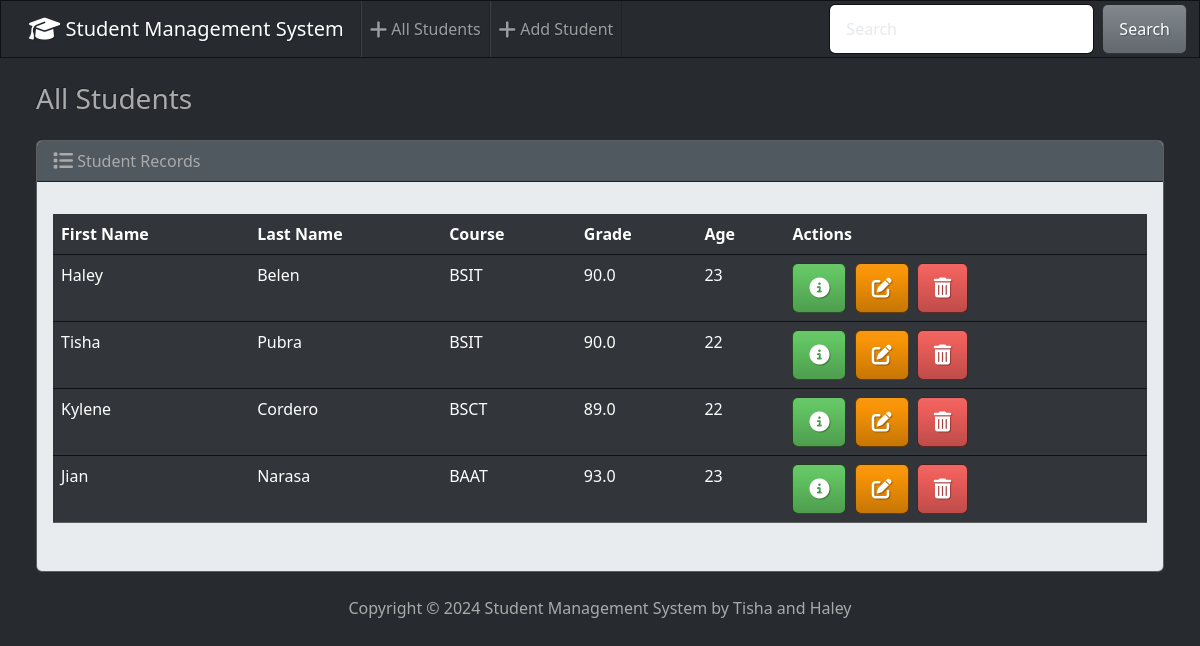
The page / on the database its author committed.
### students/models.py (models this page shows, shortened)
class Student(models.Model):
    first_name = models.CharField(max_length = 50)
    last_name = models.CharField(max_length = 50)
    course = models.CharField(max_length = 50)
    grade = models.FloatField()
    age = models.PositiveIntegerField()

### students/views.py (the view)
# urls.py: path('', views.index, name = 'index'),
def index(request):
    return render(request, 'students/index.html', {
        'students': Student.objects.all()
    })

### students/templates/students/index.html (shortened to what this page needs)
{% extends "students/base.html" %}
{% block body %}
<h3 class="m-4">All Students</h3>
<div class="row">
  <div class="col-12">
    {% if students %}
    <div class="card bg-light ms-4 me-4 mb-4">
      <div class="card-header">
        <i class="fa-solid fa-list fa-lg"></i> Student Records
      </div>
      <div class="card-body">
        <p class="card-text">
          <div class="table-responsive">
            <table class="table table-hover">
              <thead>
                <tr>
                  <th scope="col">First Name</th>
                  <th scope="col">Last Name</th>
                  <th scope="col">Course</th>
                  <th scope="col">Grade</th>
                  <th scope="col">Age</th>
                  <th scope="col">Actions</th>
                </tr>
              </thead>
              <tbody>
                {% for student in students %}
                  <tr>
                    <td>{{ student.first_name }}</td>
                    <td>{{ student.last_name }}</td>
                    <td>{{ student.course }}</td>
                    <td>{{ student.grade }}</td>
                    <td>{{ student.age }}</td>
                    <td>
                      <button type="button" class="btn btn-success me-1" href="{% url 'view_student' student.id %}" data-bs-toggle="modal" data-bs-target="#myModal{{student.id}}">
                        <i class="fa-solid fa-circle-info fa-lg"></i>
                      </button>
                      <a class="btn btn-warning me-1" href="{% url 'edit' student.id %}">
                        <i class="fa-solid fa-pen-to-square fa-lg"></i>
                      </a>
                      <button type="button" class="btn btn-danger" data-bs-toggle="modal" data-bs-target="#delete{{student.id}}">
                        <i class="fa-solid fa-trash-can fa-lg"></i>
                      </button>
                    </td>
                  </tr>
                {% endfor %}
              </tbody>
            </table>
          </div>
        </p>
      </div>
    </div>
    {% else %}
      <h5 class="alert alert-primary ms-4 me-4">No Student Records</h5>
    {% endif %}
  </div>
</div>
{% endblock %}

### students/templates/students/base.html (shortened to what this page needs)
{% load static %}
<!DOCTYPE html>
<html lang="en">
	<head>
		<link rel="stylesheet" href="{% static 'css\bootstrap.min.css' %}" />
		<link
			rel="stylesheet"
			href="https://cdnjs.cloudflare.com/ajax/libs/font-awesome/6.5.2/css/all.min.css"
		/>
		<body lass="d-flex flex-column min-vh-100">
			<nav class="navbar navbar-expand-lg bg-dark" data-bs-theme="dark">
				<div class="container-fluid">
					<a class="navbar-brand" href="{% url 'index' %}">
						<i class="fa-solid fa-graduation-cap fa-lg"></i> Student Management System
					</a>
					<div class="collapse navbar-collapse" id="navbarColor02">
						<ul class="navbar-nav me-auto">
							<li class="nav-item">
								<a class="nav-link" href="{% url 'index' %}">
									<i class="fa-solid fa-plus fa-lg"></i>
									All Students
								</a>
							</li>
							<li class="nav-item">
								<a class="nav-link" href="{% url 'add' %}">
									<i class="fa-solid fa-plus fa-lg"> </i>
									Add Student
								</a>
							</li>
						</ul>
						<form class="d-flex">
							<input
								class="form-control me-sm-2"
								type="search"
								placeholder="Search"
							/>
							<button class="btn btn-secondary my-2 my-sm-0" type="submit">
								Search
							</button>
						</form>
					</div>
				</div>
			</nav>
			<div class="container-fluid">
				{% block body %}
				{% endblock %}
			</div>
				<footer class="mt-auto mb-4">
					<div class="text-center">
						<span>
							Copyright &copy;
							Student Management System by Tisha and Haley
						</span>
					</div>
				</footer>
		</body>
	</head>
</html>

### rows shown on the page
Student: first_name "Haley", last_name "Belen", course "BSIT", grade "90.0", age "23"
Student: first_name "Tisha", last_name "Pubra", course "BSIT", grade "90.0", age "22"
Student: first_name "Kylene", last_name "Cordero", course "BSCT", grade "89.0", age "22"
Student: first_name "Jian", last_name "Narasa", course "BAAT", grade "93.0", age "23"
